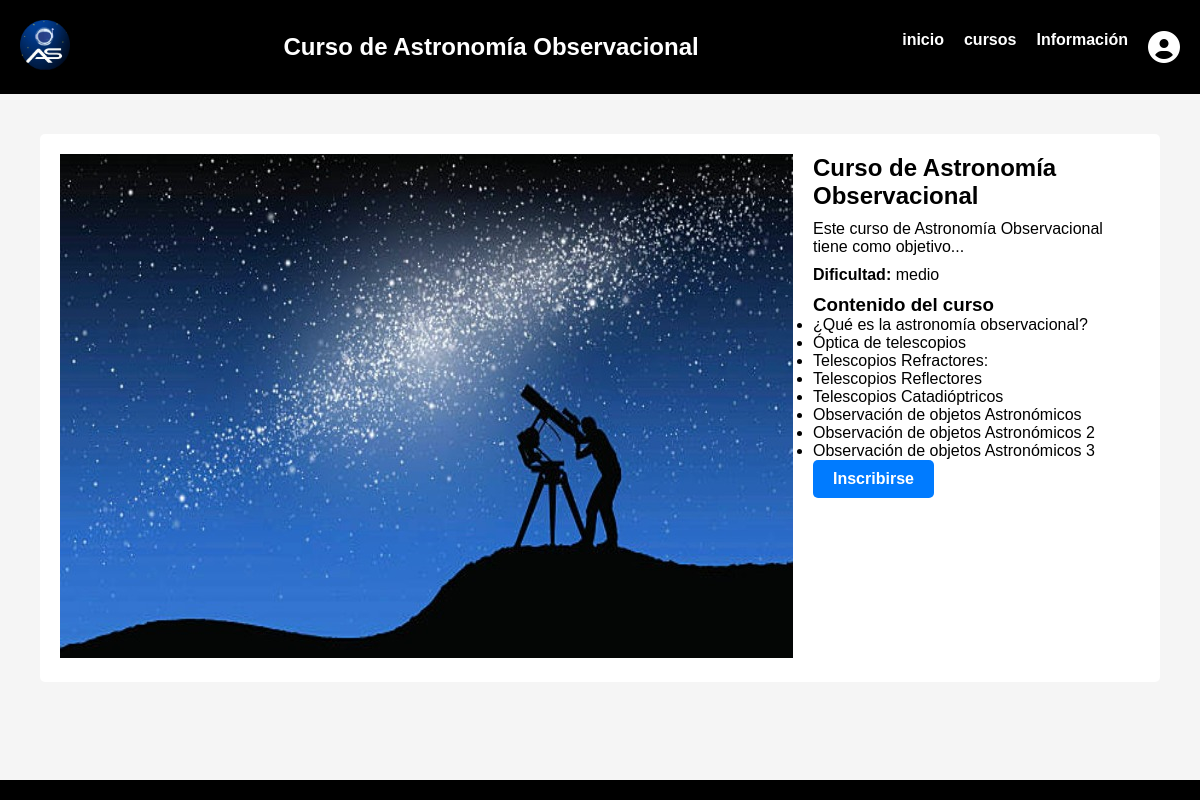
/curso.php?id=10, run on the app's committed database.
### tables this page shows
CREATE TABLE `cursos` (
  `id_curso` int(11) NOT NULL AUTO_INCREMENT,
  `nombre` varchar(45) DEFAULT NULL,
  `descripcion` varchar(500) DEFAULT NULL,
  `imagen` varchar(100) DEFAULT NULL,
  `dificultad` varchar(20) DEFAULT NULL,
  `test` varchar(45) DEFAULT NULL,
  PRIMARY KEY (`id_curso`),
  UNIQUE KEY `id_cursos_UNIQUE` (`id_curso`)
);

CREATE TABLE `temas` (
  `id_tema` int(11) NOT NULL AUTO_INCREMENT,
  `titulo` varchar(45) DEFAULT NULL,
  `descripcion` varchar(10000) DEFAULT NULL,
  `imagen` varchar(100) DEFAULT NULL,
  `pdf` varchar(100) DEFAULT NULL,
  PRIMARY KEY (`id_tema`)
);

### Curso.php (the view, shortened to what this page needs)
<!DOCTYPE html>
<html lang="es">
<head>
    <link rel="stylesheet" href="https://cdnjs.cloudflare.com/ajax/libs/font-awesome/6.4.2/css/all.min.css"/>
    <link rel="stylesheet" href="css/curso.css">
</head>
<body>
    <header>
        <div class="logo">
            <img id="logo" src="image/logo2.jpeg">
        </div>
        <div class="title">
            <?php
            require_once "conexion.php";
            if (isset($_GET['id'])) {
                $id_curso = $_GET['id'];
                $sql = "SELECT * FROM cursos WHERE id_curso = '$id_curso'";
                $result = $conexion->query($sql);
                if ($result->num_rows > 0) {
                    $row = $result->fetch_assoc();
                    echo "<h1>" . $row["nombre"] . "</h1>";
                } else {
                    echo "Curso no encontrado.";
                }
            } else {
                echo "ID de curso no proporcionado.";
            }
            ?>
        </div>
        <nav>
            <ul>
                <li><a href="inicio.php">inicio</a></li>
                <li><a href="Cursos.php">cursos</a></li>
                <li><a href="informacion.php">Información</a></li>
                <?php
                if (isset($_SESSION['active']) && isset($_SESSION['nombre'])) {
                    $nombre = $_SESSION['nombre'];
                    echo '<div class="sidebar">
                        <div class="user-panel mt-3 pb-3 mb-3 d-flex">
                            <div class="image">
                                <a href="perfil.php">
                                    <i class="fas fa-user-circle fa-2x text-info"></i>
                                </a>
                            </div>
                            <div class="info">
                                <a href="perfil.php" class="d-block"></a>
                            </div>
                        </div>
                    </div>';
                } else {
                    echo '<div class="sidebar">
                        <div class="user-panel mt-3 pb-3 mb-3 d-flex">
                            <div class="image">
                                <a href="perfil.php">
                                    <i class="fas fa-user-circle fa-2x text-info"></i>
                                </a>
                            </div>
                        </div>
                    </div>';
                }
                ?>
            </ul>
        </nav>
    </header>
    <main>
    <section class="curso-detalle">
    <?php
include "conexion.php";
if (isset($_GET['id'])) {
    $id_curso = $_GET['id'];
    $sql = "SELECT c.nombre AS nombre_curso, c.descripcion AS cursos_descripcion, c.dificultad AS cursos_dificultad, c.test AS cursos_test, c.imagen AS cursos_imagen, t.titulo AS temas_titulo, t.id_tema AS tema_id_tema
            FROM cursos c
            INNER JOIN cursos_temas ct ON c.id_curso = ct.id_curso
            INNER JOIN temas t ON ct.id_tema = t.id_tema
            WHERE c.id_curso = '$id_curso'";
    $result = $conexion->query($sql);
    if ($result->num_rows > 0) {
        $row = $result->fetch_assoc();
        $imagen = $row["cursos_imagen"];
        echo "<div class='curso-image'><img src='admin/src/" . $imagen . "'></div>";
        echo "<div class='curso-info'><h2>" . $row["nombre_curso"] . "</h2>";
        echo "<p>" . $row["cursos_descripcion"] . "</p>";
        echo "<strong><p>Dificultad:</strong> " . $row["cursos_dificultad"] . "</p>";
        echo "<h3>Contenido del curso</h3>";
        echo '<ul>';
        echo '<li>' . $row["temas_titulo"] . '</li>';
        while ($row = $result->fetch_assoc()) {
            echo '<li>' . $row["temas_titulo"] . '</li>';
        }
        echo '</ul>';
        echo "<a href='inscripcioncurso.php?id_cursos=$id_curso' class='editar-button'>Inscribirse</a>";
    } else {
        echo "Curso no encontrado.";
    }
} else {
    echo "ID de curso no proporcionado.";
}
?>
            </div>
        </section>
    </main>
    <footer>
    </footer>
</body>
</html>

### css/curso.css (style rules this page uses)
* { margin: 0; padding: 0; box-sizing: border-box; }
body { font-family: Arial, sans-serif; background-color: #f5f5f5; }
header { background-color: #000000; color: white; padding: 20px; display: flex; justify-content: space-between; align-items: center; }
.logo img { width: 50px; height: 50px; margin-right: 10px; }
h1 { font-size: 24px; font-weight: bold; margin: 0; }
nav ul { list-style: none; padding: 0; margin: 0; display: flex; }
nav li { margin-right: 20px; }
nav a { text-decoration: none; color: white; font-weight: bold; }
main { padding: 20px; }
.curso-detalle { background-color: white; border-radius: 5px; display: flex; margin: 20px; padding: 20px; box-shadow: 0 2px 4px rgba(0, 0, 0, 0); }
.curso-info { flex: 1; margin-left: 20px; }
h2 { font-size: 24px; margin-bottom: 10px; }
p { font-size: 16px; margin-bottom: 10px; }
strong { font-weight: bold; }
.editar-button { display: inline-block; background-color: #007BFF; color: white; text-decoration: none; padding: 10px 20px; border-radius: 5px; font-weight: bold; }
footer { background-color: #000000; color: white; text-align: center; padding: 10px; position: fixed; bottom: 0; width: 100%; }

### data on the page
cursos: nombre "Curso de Astronomía Observacional", imagen (picture), descripcion "Este curso de Astronomía Observacional tiene como objetivo...", dificultad "medio", temas.titulo "Óptica de telescopios", temas.titulo "Telescopios Refractores:", temas.titulo "Telescopios Reflectores", temas.titulo "Telescopios Catadióptricos", temas.titulo "Observación de objetos Astronómicos", temas.titulo "Observación de objetos Astronómicos 2", temas.titulo "Observación de objetos Astronómicos 3"
temas: titulo "¿Qué es la astronomía observacional?"
